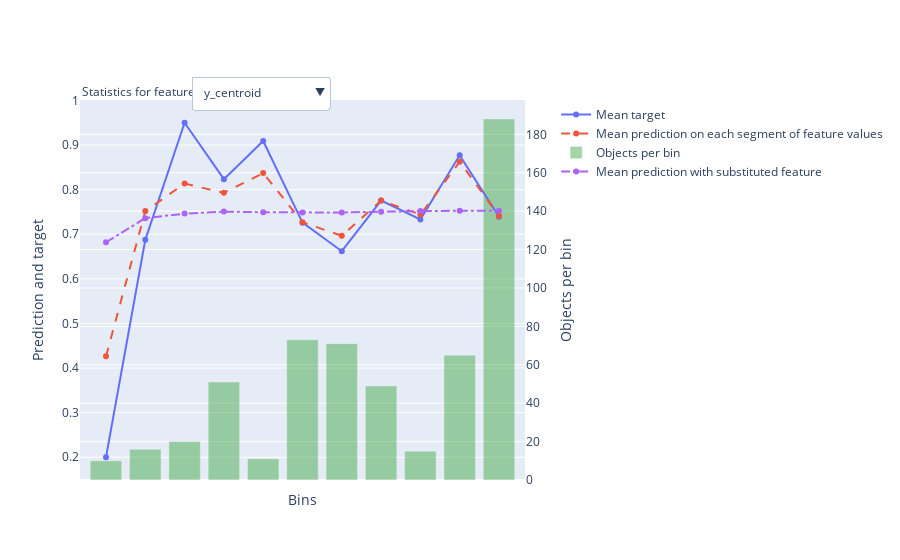

The notebook cell this image was saved under:
### Markdown cell above
### feature statistics build it plot

### Code cell
res = model.calc_feature_statistics(X_train,
                                    y_train,
                                    feature=[1, 2, 3, 4, 5, 6, 7, 8, 9, 10],
                                    plot=True)

### Figure 1 — Plotly figure (JSON) as saved in the notebook; plotly's stock layout.template omitted (floating-point values rounded to 4 significant figures)
{"data": [{"mode": "lines+markers", "name": "Mean target", "type": "scatter", "xaxis": "x", "y": [0.2, 0.6875, 0.95, 0.8235, 0.9091, 0.726, 0.662, 0.7755, 0.7333, 0.8769, 0.7394], "yaxis": "y"}, {"line": {"dash": "dash"}, "mode": "lines+markers", "name": "Mean prediction on each segment of feature values", "type": "scatter", "xaxis": "x", "y": [0.4263, 0.7521, 0.8135, 0.7929, 0.8371, 0.727, 0.6964, 0.7756, 0.7442, 0.8625, 0.741], "yaxis": "y"}, {"marker": {"color": "rgba(30, 150, 30, 0.4)"}, "name": "Objects per bin", "type": "bar", "width": 0.8, "xaxis": "x", "y": [10, 16, 20, 51, 11, 73, 71, 49, 15, 65, 188], "yaxis": "y2"}, {"line": {"dash": "dashdot"}, "mode": "lines+markers", "name": "Mean prediction with substituted feature", "type": "scatter", "xaxis": "x", "y": [0.682, 0.7361, 0.7462, 0.7507, 0.7494, 0.7489, 0.7488, 0.7506, 0.7522, 0.7529, 0.7527], "yaxis": "y"}], "layout": {"annotations": [{"align": "left", "showarrow": false, "text": "Statistics for feature", "x": 0, "xref": "paper", "y": 1.05, "yref": "paper"}], "autosize": true, "legend": {"bgcolor": "rgba(0, 0, 0, 0)", "x": 1.07, "y": 1}, "updatemenus": [{"buttons": [{"args": [{"y": [[0.2, 0.6875, 0.95, 0.8235, 0.9091, 0.726, 0.662, 0.7755, 0.7333, 0.8769, 0.7394], [0.4263, 0.7521, 0.8135, 0.7929, 0.8371, 0.727, 0.6964, 0.7756, 0.7442, 0.8625, 0.741], [10, 16, 20, 51, 11, 73, 71, 49, 15, 65, 188], [0.682, 0.7361, 0.7462, 0.7507, 0.7494, 0.7489, 0.7488, 0.7506, 0.7522, 0.7529, 0.7527]]}, {"xaxis": {"showticklabels": false, "tickmode": "array", "ticktext": ["(-inf, -1766968.0000]", "(-1766968.0000, -1761073.0000]", "(-1761073.0000, -1753592.0000]", "(-1753592.0000, -1739638.5000]", "(-1739638.5000, -1736843.2500]", "(-1736843.2500, -1717069.6250]", "(-1717069.6250, -1663799.7500]", "(-1663799.7500, -1283141.8750]", "(-1283141.8750, -1278802.7500]", "(-1278802.7500, -1262005.0000]", "(-1262005.0000, +inf)"], "tickvals": [0, 1, 2, 3, 4, 5, 6, 7, 8, 9, 10], "title": {"text": "Bins"}}}], "label": "y_centroid", "method": "update"}, {"args": [{"y": [[0.931, 0.9362, 1, 0.8936, 1, 0.8333, 0.8182, 0.575, 0.3846, 1, 0.1683], [0.9209, 0.9366, 0.9371, 0.8968, 0.923, 0.8302, 0.797, 0.6044, 0.4091, 0.5933, 0.1997], [290, 47, 4, 47, 9, 6, 11, 40, 13, 1, 101], [0.8155, 0.8066, 0.8004, 0.7972, 0.7802, 0.7656, 0.7433, 0.7355, 0.7193, 0.6896, 0.651]]}, {"xaxis": {"showticklabels": false, "tickmode": "array", "ticktext": ["(-inf, 805662.4375]", "(805662.4375, 1441012.7500]", "(1441012.7500, 1461338.7500]", "(1461338.7500, 2625768.7500]", "(2625768.7500, 2923395.7500]", "(2923395.7500, 3200824.2500]", "(3200824.2500, 3810746.5000]", "(3810746.5000, 5949126.5000]", "(5949126.5000, 7726528.0000]", "(7726528.0000, 7764471.0000]", "(7764471.0000, +inf)"], "tickvals": [0, 1, 2, 3, 4, 5, 6, 7, 8, 9, 10], "title": {"text": "Bins"}}}], "label": "area_m", "method": "update"}, {"args": [{"y": [[0.9338, 0.8889, 0.9114, 1, 0.7778, 0, 0.6875, 0.4727, 0, 0.2121, 0.1], [0.9221, 0.9209, 0.9106, 0.9014, 0.7565, 0.4173, 0.7504, 0.4529, 0.1145, 0.2412, 0.1442], [302, 9, 79, 11, 9, 4, 16, 55, 1, 33, 50], [0.7982, 0.7958, 0.7861, 0.7787, 0.7633, 0.7504, 0.7348, 0.7199, 0.7076, 0.6787, 0.6668]]}, {"xaxis": {"showticklabels": false, "tickmode": "array", "ticktext": ["(-inf, 6346.4614]", "(6346.4614, 6650.2393]", "(6650.2393, 10318.8223]", "(10318.8223, 10868.0664]", "(10868.0664, 11787.8184]", "(11787.8184, 11919.6934]", "(11919.6934, 13051.6348]", "(13051.6348, 19597.5625]", "(19597.5625, 19845.5898]", "(19845.5898, 26476.2695]", "(26476.2695, +inf)"], "tickvals": [0, 1, 2, 3, 4, 5, 6, 7, 8, 9, 10], "title": {"text": "Bins"}}}], "label": "perimeter", "method": "update"}, {"args": [{"y": [[0.8289, 0.5556, 0.2941, 0.2273, 0, 0.1429], [0.829, 0.553, 0.3391, 0.2008, 0.06982, 0.1313], [485, 27, 17, 22, 4, 14], [0.755, 0.7552, 0.7463, 0.7293, 0.7264, 0.7213]]}, {"xaxis": {"showticklabels": false, "tickmode": "array", "ticktext": ["(-inf, 151157.2188]", "(151157.2188, 565520.6875]", "(565520.6875, 999984.1250]", "(999984.1250, 2711225.0000]", "(2711225.0000, 2826110.0000]", "(2826110.0000, +inf)"], "tickvals": [0, 1, 2, 3, 4, 5], "title": {"text": "Bins"}}}], "label": "glaciersum", "method": "update"}, {"args": [{"y": [[0.7406, 0.7617, 0.7222, 1], [0.748, 0.7589, 0.7307, 0.8941], [266, 235, 54, 14], [0.7531, 0.7547, 0.7584, 0.7647]]}, {"xaxis": {"showticklabels": false, "tickmode": "array", "ticktext": ["(-inf, 4037.5347]", "(4037.5347, 5199.5781]", "(5199.5781, 5543.8730]", "(5543.8730, +inf)"], "tickvals": [0, 1, 2, 3], "title": {"text": "Bins"}}}], "label": "mean_elevation", "method": "update"}, {"args": [{"y": [[0.7143, 0.7463, 0.8182, 0.7533], [0.7503, 0.7571, 0.8099, 0.7489], [21, 134, 33, 381], [0.748, 0.751, 0.7549, 0.7568]]}, {"xaxis": {"showticklabels": false, "tickmode": "array", "ticktext": ["(-inf, 2724.5000]", "(2724.5000, 3691.0000]", "(3691.0000, 3798.7500]", "(3798.7500, +inf)"], "tickvals": [0, 1, 2, 3], "title": {"text": "Bins"}}}], "label": "median_elevation", "method": "update"}, {"args": [{"y": [[0.8852, 0.8014, 0.3737], [0.8871, 0.8031, 0.3682], [183, 287, 99], [0.7572, 0.7542, 0.7569]]}, {"xaxis": {"showticklabels": false, "tickmode": "array", "ticktext": ["(-inf, 203.2985]", "(203.2985, 464.5248]", "(464.5248, +inf)"], "tickvals": [0, 1, 2], "title": {"text": "Bins"}}}], "label": "std_elevation", "method": "update"}, {"args": [{"y": [[0.5185, 0.3824, 0.5833, 0.3333, 0.8231, 0.8095, 0.8322, 0.8839], [0.5469, 0.4041, 0.6247, 0.3721, 0.8031, 0.8077, 0.8358, 0.8686], [81, 34, 24, 3, 130, 42, 143, 112], [0.7306, 0.735, 0.742, 0.7492, 0.7577, 0.7608, 0.7652, 0.768]]}, {"xaxis": {"showticklabels": false, "tickmode": "array", "ticktext": ["(-inf, 2583.5000]", "(2583.5000, 2773.0000]", "(2773.0000, 2853.5000]", "(2853.5000, 2863.5000]", "(2863.5000, 3335.0000]", "(3335.0000, 3446.5000]", "(3446.5000, 4330.0000]", "(4330.0000, +inf)"], "tickvals": [0, 1, 2, 3, 4, 5, 6, 7], "title": {"text": "Bins"}}}], "label": "min_elevation", "method": "update"}, {"args": [{"y": [[0.8702, 0.4923, 0, 0.4, 0.1, 0.6667], [0.8656, 0.4856, 0.1258, 0.3492, 0.172, 0.3403], [447, 65, 9, 5, 40, 3], [0.7581, 0.7545, 0.7474, 0.7413, 0.7355, 0.7484]]}, {"xaxis": {"showticklabels": false, "tickmode": "array", "ticktext": ["(-inf, 1950.5000]", "(1950.5000, 2588.0000]", "(2588.0000, 2662.5000]", "(2662.5000, 2727.0000]", "(2727.0000, 3957.0000]", "(3957.0000, +inf)"], "tickvals": [0, 1, 2, 3, 4, 5], "title": {"text": "Bins"}}}], "label": "range_elevation", "method": "update"}], "direction": "down", "pad": {"r": 10, "t": 10}, "showactive": true, "x": 0.25, "xanchor": "left", "y": 1.09, "yanchor": "top"}], "xaxis": {"autorange": true, "range": [-0.6478, 10.65], "showticklabels": false, "tickmode": "array", "ticktext": ["(-inf, -1766968.0000]", "(-1766968.0000, -1761073.0000]", "(-1761073.0000, -1753592.0000]", "(-1753592.0000, -1739638.5000]", "(-1739638.5000, -1736843.2500]", "(-1736843.2500, -1717069.6250]", "(-1717069.6250, -1663799.7500]", "(-1663799.7500, -1283141.8750]", "(-1283141.8750, -1278802.7500]", "(-1278802.7500, -1262005.0000]", "(-1262005.0000, +inf)"], "tickvals": [0, 1, 2, 3, 4, 5, 6, 7, 8, 9, 10], "title": {"text": "Bins"}}, "yaxis": {"autorange": true, "overlaying": "y2", "range": [0.1381, 1.012], "side": "left", "title": {"text": "Prediction and target"}, "type": "linear"}, "yaxis2": {"autorange": true, "position": 1, "range": [0, 197.9], "side": "right", "title": {"text": "Objects per bin"}, "type": "linear"}}}
